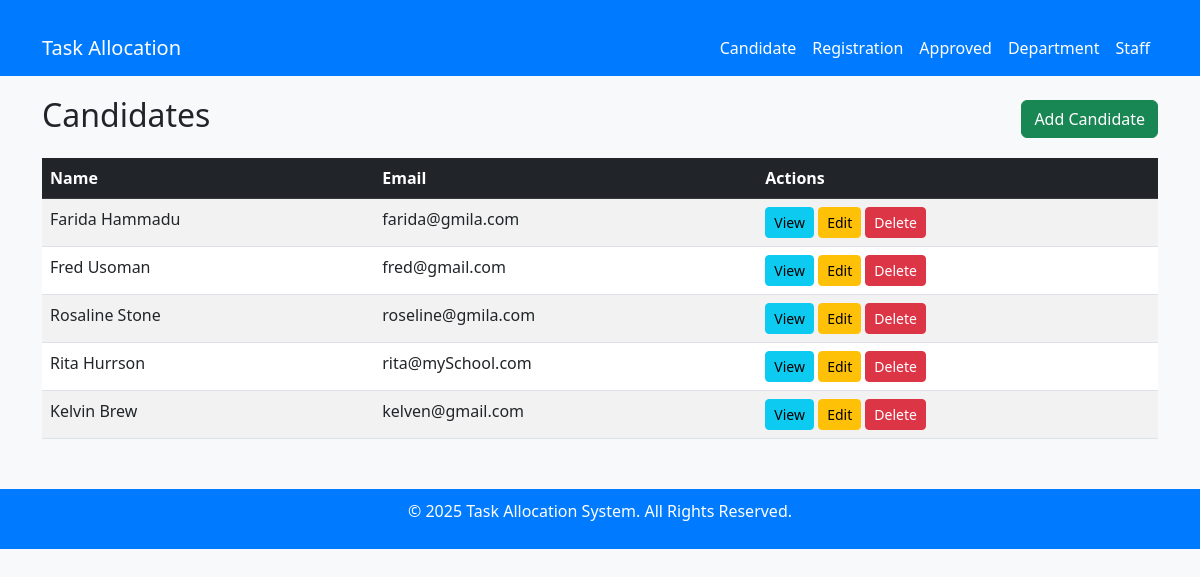
The page /candidates/ on the database as committed earlier.
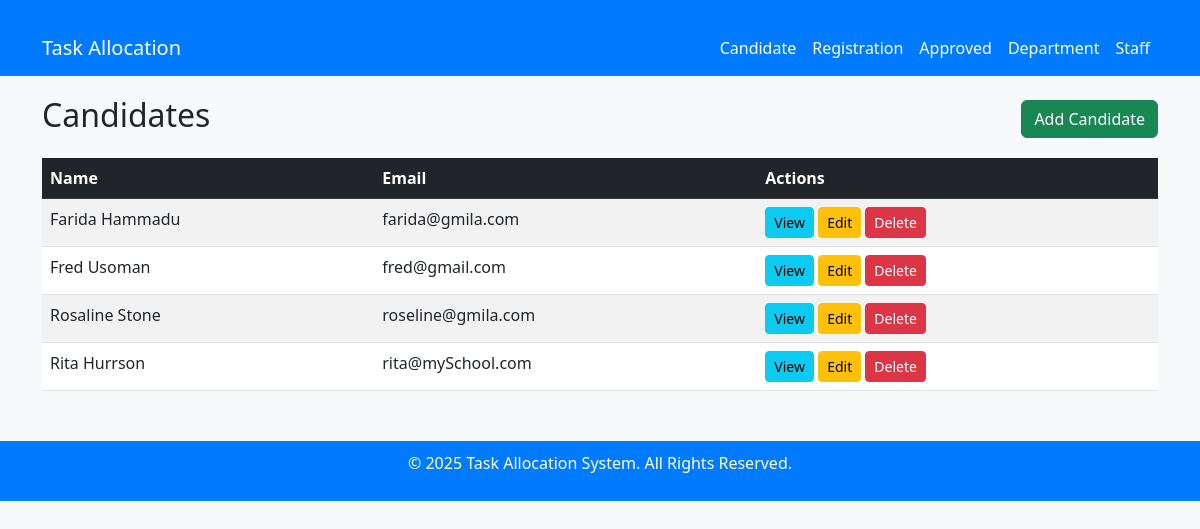
The same page on the database as committed later.
### mainApp/models.py (models this page shows, shortened)
class Candidate(models.Model):
    first_name = models.CharField(max_length=100)
    last_name = models.CharField(max_length=100)
    email = models.EmailField(unique=True)
    phone = models.CharField(max_length=20, blank=True, null=True)
    resume = models.FileField(upload_to="resumes/", blank=True, null=True)
    certificate = models.FileField(upload_to="certificates/", blank=True, null=True)
    GENDER_LIST = [
        ("Male" ,"Male"),
        ("Female" , "Female"),
    ]
    gender = models.CharField(max_length=50, choices=GENDER_LIST, default="Male")
    approval = models.CharField(max_length=20, default='not_approved')
    role = models.CharField(max_length=50, default='no_role')
    date_applied = models.DateTimeField(auto_now_add=True)

### mainApp/views.py (the view)
# urls.py: path('candidates/', views.candidate_list, name='candidate_list'),
def candidate_list(request):
    candidates = Candidate.objects.filter(approval="not_approved")
    educations = Education.objects.all()
    return render(request, 'task_allocation/candidates/candidate_list.html', {'candidates': candidates, 'educations': educations})

### templates/task_allocation/candidates/candidate_list.html
{% extends '../base.html' %} {% block title %}Candidates{% endblock %}
{% block content %}
<div class="d-flex justify-content-between align-items-center">
  <h2>Candidates</h2>
  <a href="{% url 'add_candidate' %}" class="btn btn-success">Add Candidate</a>
</div>
<table class="table table-striped mt-3">
  <thead class="table-dark">
    <tr>
      <th>Name</th>
      <th>Email</th>
      <th>Actions</th>
    </tr>
  </thead>
  <tbody>
    {% for candidate in candidates %}
    <tr>
      <td>{{ candidate.first_name }} {{ candidate.last_name }}</td>
      <td>{{ candidate.email }}</td>
      <td>
        <a
          href="{% url 'view_candidate' candidate.id %}"
          class="btn btn-info btn-sm"
          >View</a
        >
        <a
          href="{% url 'edit_candidate' candidate.id %}"
          class="btn btn-warning btn-sm"
          >Edit</a
        >
        <a
          href="{% url 'delete_candidate' candidate.id %}"
          class="btn btn-danger btn-sm"
          onclick="return confirm('Are you sure you want to delete this candidate?');"
          >Delete</a
        >
      </td>
    </tr>
    {% empty %}
    <tr>
      <td colspan="3" class="text-center">No candidates found.</td>
    </tr>
    {% endfor %}
  </tbody>
</table>
{% endblock %}

Rows that differ between the two databases and show on the page:
no longer on this page (row edited): Candidate: first_name "Kelvin", last_name "Brew", email "kelven@gmail.com"
